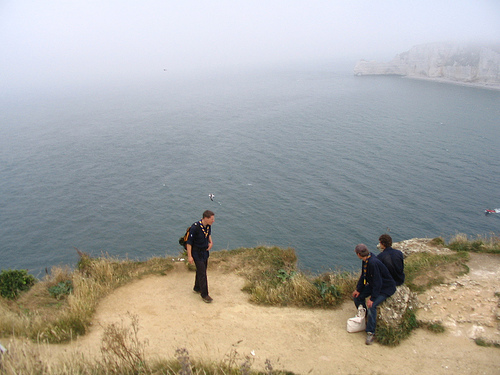
#> input picture demoImage/2.jpg, 500 x 375 px, found by its file name
$ python 10.Image-Transformation.py
#> lines starting #> are read from the running program, lines starting #| are printed output that depends on the picture
import cv2 as cv
import numpy as np

img = cv.imread("OpenCV//demoImage//2.jpg")
#> img is the input picture: shape (375, 500, 3); mean B, G, R 159.2, 163.8, 164.8

def translate(img, x,y):
#> called with x = 100, y = 100
    transMat = np.float32([[1,0,x],[0,1,y]])
    dimensions = (img.shape[1], img.shape[0])
#> dimensions = (500, 375)
    return cv.warpAffine(img, transMat, dimensions)
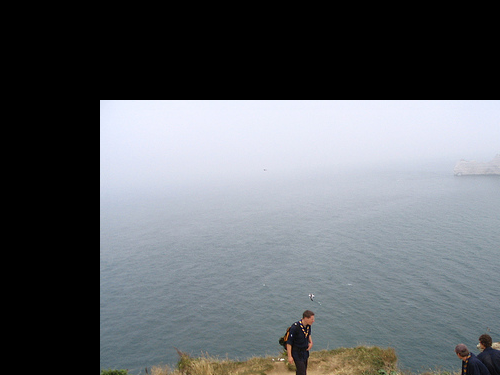
#> returned value: shape (375, 500, 3); mean of channels 0, 1, 2 104.8, 100.2, 96.2; drawn as B, G, R

# -x --> Left
# -y --> Up
# +x --> Right
# +y --> Down

translated = translate(img, 100, 100)
cv.imshow("Translated", translated)

#Rotations
def rotate(img, angle, rotPoint=None):
#> called with angle = -45
    (h, w) = img.shape[:2]
#> h = 375; w = 500
    if rotPoint is None:
        rotPoint = (w//2, h//2)
#> rotPoint = (250, 187)

    rotMat = cv.getRotationMatrix2D(rotPoint, angle, 1.0)
    dimensions = (w, h)
#> dimensions = (500, 375)

    return cv.warpAffine(img, rotMat, dimensions)
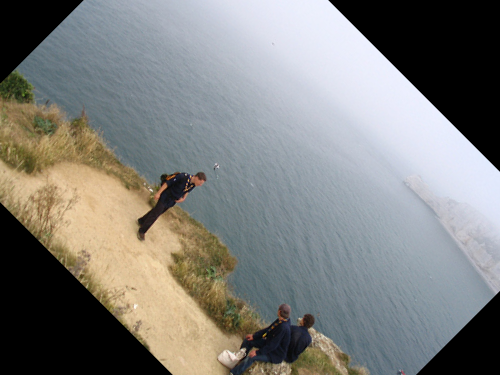
#> returned value: shape (375, 500, 3); mean of channels 0, 1, 2 124.4, 127.3, 126.8; drawn as B, G, R

rotated_img = rotate(img, -45)
cv.imshow("Rotated", rotated_img)

#Resizing
resized = cv.resize(img, (500, 500), interpolation=cv.INTER_CUBIC)
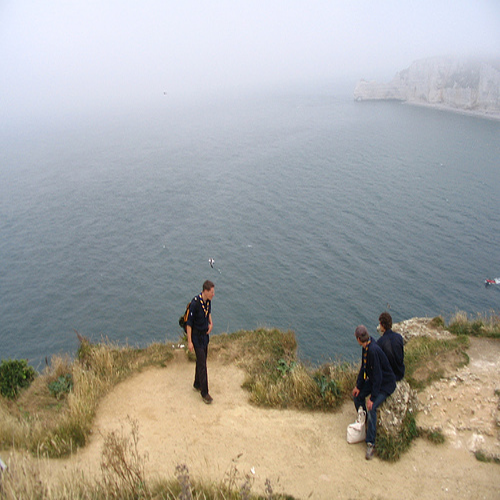
#> resized: shape (500, 500, 3); mean B, G, R 159.2, 163.8, 164.8
cv.imshow("Resized", resized)

#Flipping
flipped = cv.flip(img, 0) # 0 --> x-axis, 1 --> y-axis, -1 --> both
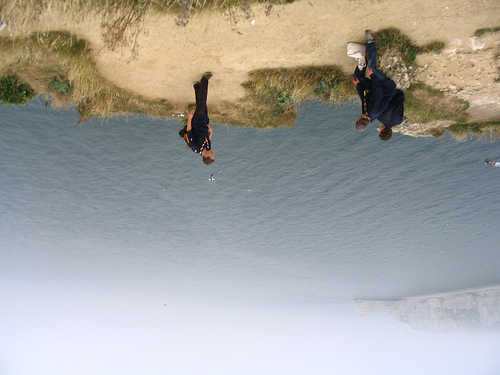
#> flipped: shape (375, 500, 3); mean B, G, R 159.2, 163.8, 164.8
cv.imshow("Flipped", flipped)

cv.waitKey(0)

$ run again, with demoImage/1.jpg copied over demoImage/2.jpg
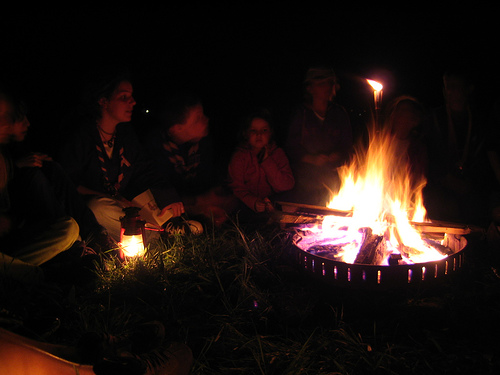
#> input picture demoImage/1.jpg, 500 x 375 px, found by its file name
#> img is the input picture: shape (375, 500, 3); mean B, G, R 16.8, 20.2, 30.9
#> `resized = cv.resize(img, (500, 500), interpolation=cv.INTER_CUBIC)`:
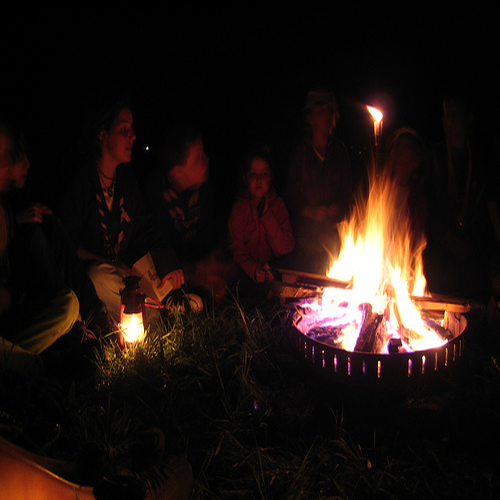
#> resized: shape (500, 500, 3); mean B, G, R 16.8, 20.2, 30.9
#> `flipped = cv.flip(img, 0)`:
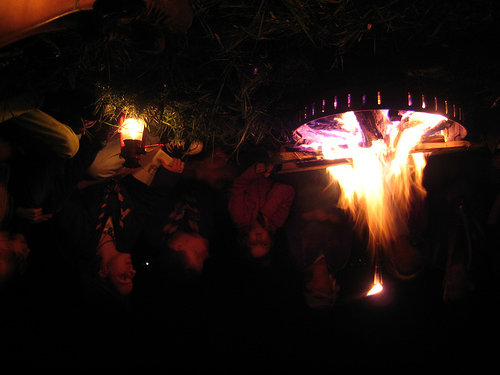
#> flipped: shape (375, 500, 3); mean B, G, R 16.8, 20.2, 30.9

$ run again, with demoImage/3.jpg copied over demoImage/2.jpg
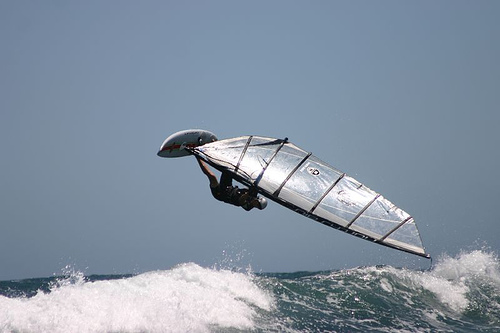
#> input picture demoImage/3.jpg, 500 x 333 px, found by its file name
#> img is the input picture: shape (333, 500, 3); mean B, G, R 161.7, 145.9, 132.1
#> `resized = cv.resize(img, (500, 500), interpolation=cv.INTER_CUBIC)`:
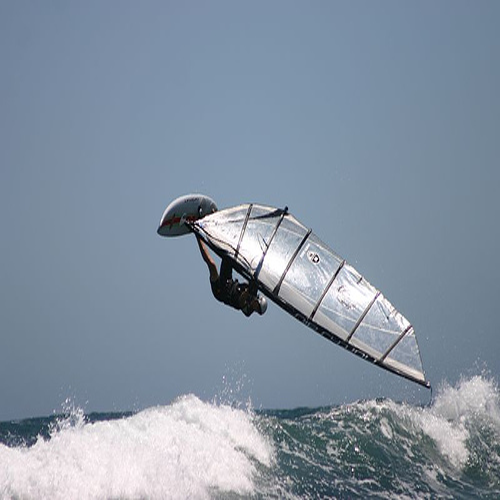
#> resized: shape (500, 500, 3); mean B, G, R 161.6, 145.8, 132.1
#> `flipped = cv.flip(img, 0)`:
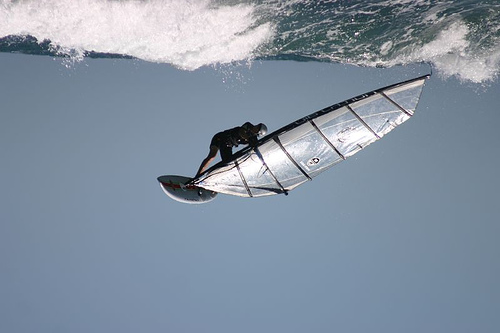
#> flipped: shape (333, 500, 3); mean B, G, R 161.7, 145.9, 132.1

$ run again, with demoImage/4.jpg copied over demoImage/2.jpg
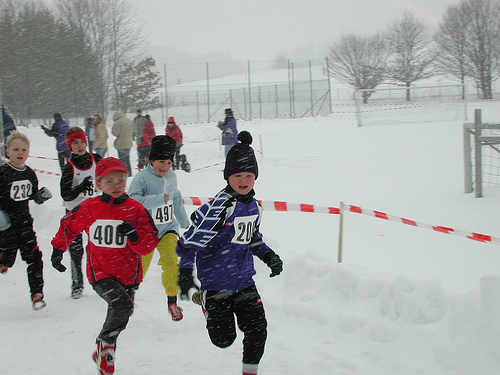
#> input picture demoImage/4.jpg, 500 x 375 px, found by its file name
#> img is the input picture: shape (375, 500, 3); mean B, G, R 161.7, 163.1, 162.4
#> `resized = cv.resize(img, (500, 500), interpolation=cv.INTER_CUBIC)`:
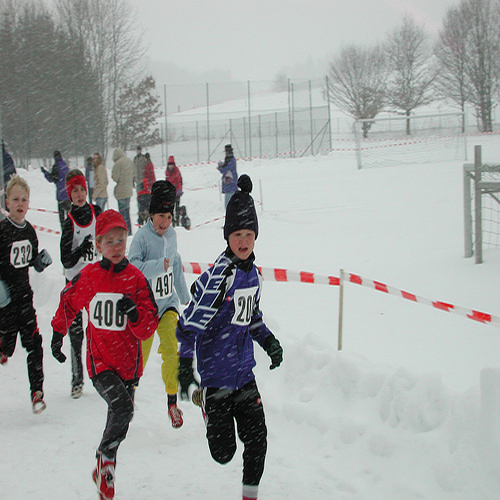
#> resized: shape (500, 500, 3); mean B, G, R 161.7, 163.1, 162.4
#> `flipped = cv.flip(img, 0)`:
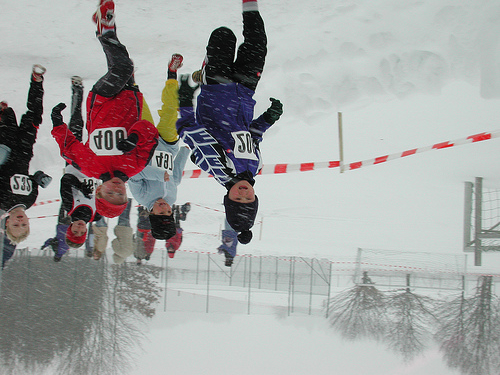
#> flipped: shape (375, 500, 3); mean B, G, R 161.7, 163.1, 162.4
